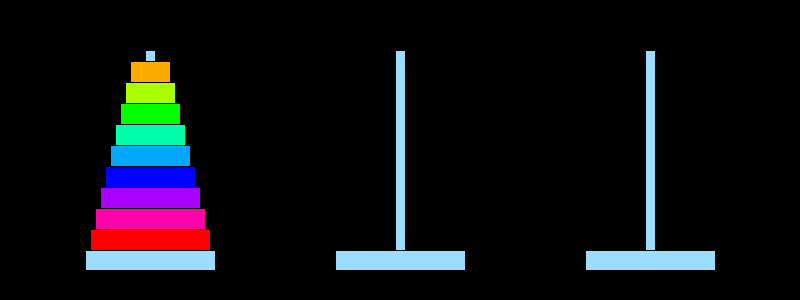
Frame 1 (no input)
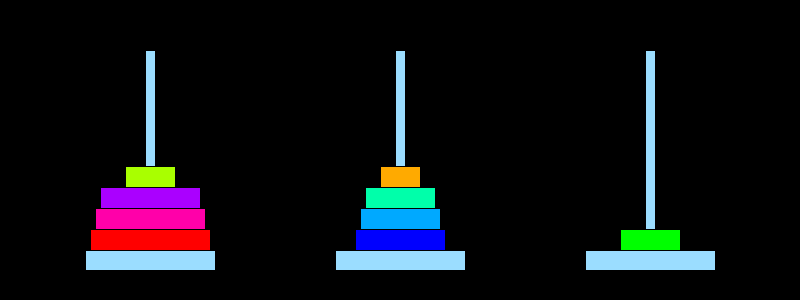
Frame 60 (the mouse pressed at the canvas centre just before this capture)
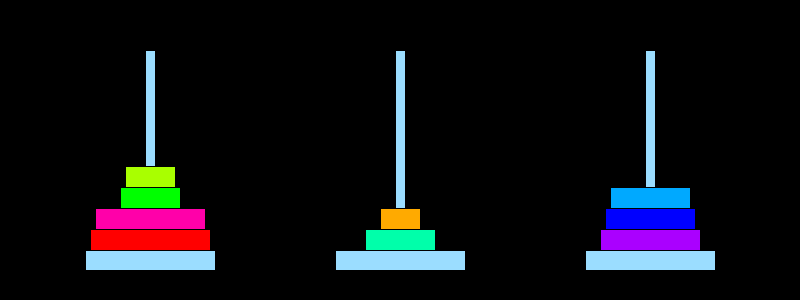
Frame 120 (the mouse held since frame 60 and released just before this capture)

The Processing sketch that drew these frames (run headless with seeded random() and noise(); from frame 60 on, the mouse is pressed at the canvas centre):

// Processing sketch: hanoi
// ── hanoi.pde
int n = 9; // Number of disks 
int rodheight = 200;
int delayMs = 50;

Rod rod[] = new Rod[3];
int ither = 0;
int loop = 0;
double max = pow(2, n)+1;

void setup() {
  size(800, 300);
  colorMode(HSB, 360, 255, 255);
  resetTowers();
}

void draw() {
  loop++;
  ither = 0;
  delay(delayMs);

  background(0);
  for (int i = 0; i < rod.length; i++) {
    rod[i].show();
  }

  resetTowers();
  towerOfHanoi(n, 0, 2, 1);
}

void resetTowers() {
  rod = new Rod[3];
  rod[0] = new Rod('A', 150);
  rod[1] = new Rod('B', 400);
  rod[2] = new Rod('C', 650);

  for (int i=n; i>0; i--) {
    rod[0].addDisc(new Disc(i));
  }
}

void towerOfHanoi(int n, int from_rod, int to_rod, int aux_rod) 
{ 
  if (n == 1) 
  { 
    moveDisc(from_rod, to_rod);
    return;
  } 
  towerOfHanoi(n-1, from_rod, aux_rod, to_rod); 
  moveDisc(from_rod, to_rod);
  towerOfHanoi(n-1, aux_rod, to_rod, from_rod);

  if (loop >= max) {
    //System.out.println("Stopped"); 
    noLoop();
  }
} 

void moveDisc (int from_rod, int to_rod) {
  ither++;

  if (loop > ither) {
    //System.out.println("Move one disk from rod " +  from_rod + " to rod " + to_rod); 
    rod[to_rod].addDisc(rod[from_rod].getTopDisc());
  }
}

// ── disc.pde
class Disc {
  float x,y;
  int height = (rodheight-10) / n;
  int width;
  int number;
  
  Disc(int number) {
    this.number = number;
    this.width = 10 * number + 30;
    if(height > (rodheight-10) / 5) {
      height = (rodheight-10) / 5;
    }
  }
  
  
  public void show() {
    fill((360/n)*number, 255, 255);
    //fill(255);
    rect(x-(width/2),y,width,height);
  }
}

// ── rod.pde
class Rod {
  ArrayList<Disc> disc = new ArrayList<Disc>();

  float x;
  float y = 50;
  char selector;

  int height= rodheight;
  int width = 10;
  int basewidth = 10 * n + 40;

  Rod(char selector_, float x_) {
    this.x = x_;
    this.selector = selector_;
  }

  void show() {
    fill(200, 100, 255);
    rect(x-(width/2), y, width, height);
    rect(x-((basewidth)/2), y+height, basewidth, 20);

    for (int i=0; i<disc.size(); i++) {
      disc.get(i).show();
    }
  }

  void addDisc(Disc disc) {
    if (disc != null) {
      disc.x = this.x;
      disc.y = (y+height)-(disc.height * (this.disc.size()+1));
      this.disc.add(disc);
    }
  }

  Disc getTopDisc() {
    if (this.disc.size() == 0) {
      return null;
    }
    Disc disc = this.disc.get(this.disc.size()-1);
    removeTopDisc();
    return disc;
  }

  void removeTopDisc() {
    this.disc.remove(this.disc.size()-1);
  }
}
